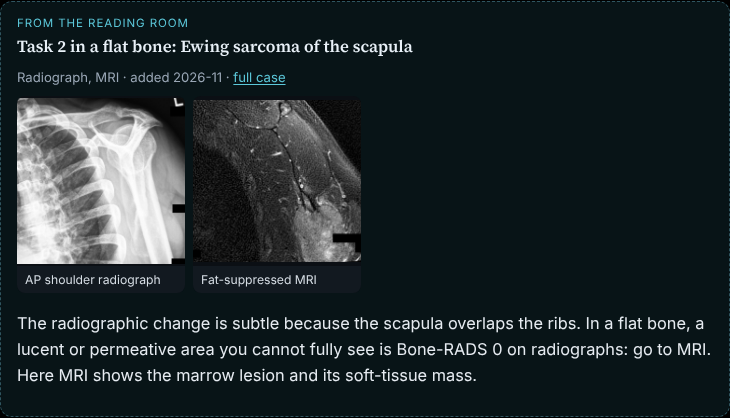
#> input picture shots/ch1-example.png, 730 x 418 px
$ python deid-image.py ../shots/ch1-example.png out.png
#> lines starting #> are read from the running program, lines starting #| are printed output that depends on the picture
#!/usr/bin/env python3
"""De-identify a teaching image's pixel data.

Usage: python3 scripts/deid-image.py IN.png OUT.png [--mask x0,y0,x1,y1[,ring]]... [--color]

Masks are in original pixel coordinates. A mask is filled black, or with the median of
the surrounding pixels when ",ring" is added. The image is then intensity-normalized
(grayscale), resampled to 95% (max 900 px), given faint noise so every pixel value changes,
and saved as a new PNG without metadata.
"""
import argparse
import numpy as np
from PIL import Image

ap = argparse.ArgumentParser()
ap.add_argument('src'); ap.add_argument('dst')
ap.add_argument('--mask', action='append', default=[])
ap.add_argument('--color', action='store_true')
a = ap.parse_args()
im = Image.open(a.src).convert('RGB' if a.color else 'L')
x = np.asarray(im).astype(np.float32)
for m in a.mask:
    p = m.split(','); x0, y0, x1, y1 = map(int, p[:4])
    if len(p) > 4 and p[4] == 'ring':
        ring = np.concatenate([x[max(y0-6, 0):y0, x0:x1].ravel(), x[y1:y1+6, x0:x1].ravel(),
                               x[y0:y1, max(x0-6, 0):x0].ravel(), x[y0:y1, x1:x1+6].ravel()])
        x[y0:y1, x0:x1] = np.median(ring)
    else:
        x[y0:y1, x0:x1] = 0
if not a.color:
    lo, hi = np.percentile(x, [0.2, 99.95]); x = np.clip((x - lo) / max(hi - lo, 1) * 255, 0, 255)
#> after `lo, hi = np.percentile(x, [0.2, 99.95])`: lo = 0; hi = 251
out = Image.fromarray(x.astype(np.uint8))
f = min(0.95, 900 / max(out.size))
#> f = 0.95
out = out.resize((round(out.width * f), round(out.height * f)), Image.LANCZOS)
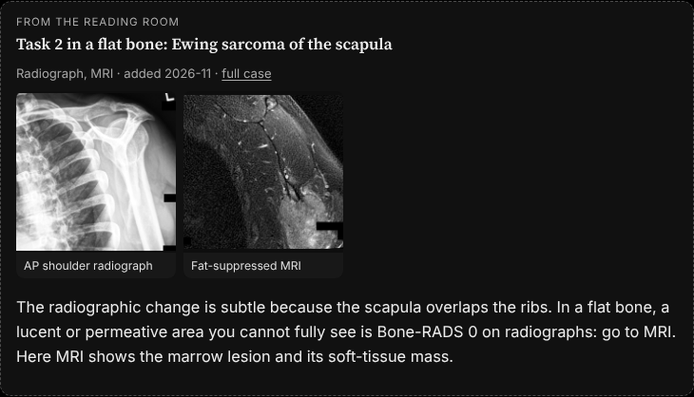
#> out: PIL image 694x397 L; min 0, max 255, mean 41.1
y = np.asarray(out).astype(np.float32) + np.random.default_rng().normal(0, 1.5, np.asarray(out).shape)
out = Image.fromarray(np.clip(y, 0, 255).astype(np.uint8), out.mode)
Image.frombytes(out.mode, out.size, out.tobytes()).save(a.dst, optimize=True)
print('wrote', a.dst, out.size)
#| wrote out.png (694, 397)

$ run again, on shots/ch1-lesion.png
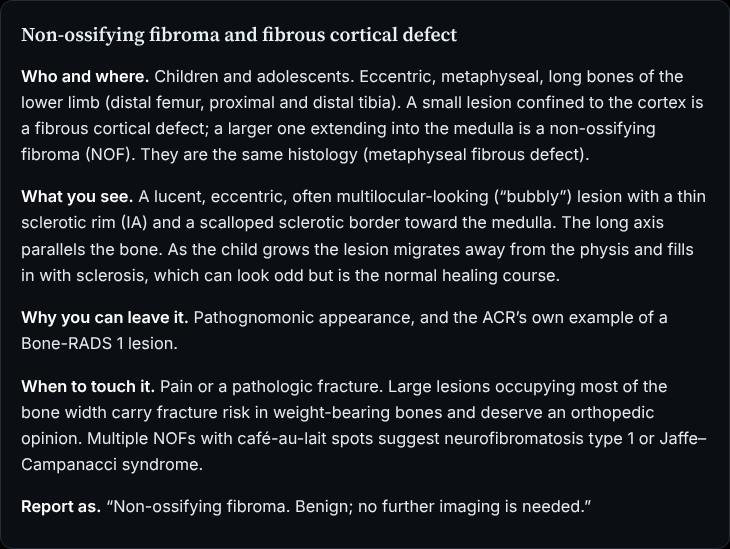
#> input picture shots/ch1-lesion.png, 730 x 549 px
#> lo = 14; hi = 255
#> `out = out.resize((round(out.width * f), round(out.height * f)), Image...`:
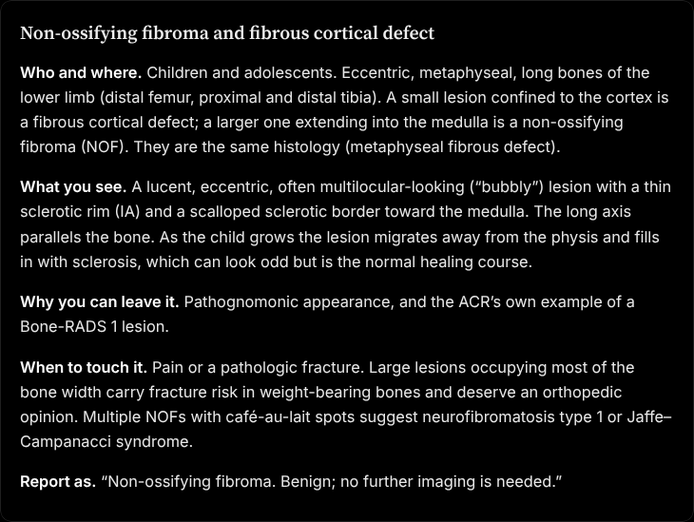
#> out: PIL image 694x522 L; min 0, max 255, mean 19.7
#| wrote out.png (694, 522)

$ run again, on shots/ch1-table.png
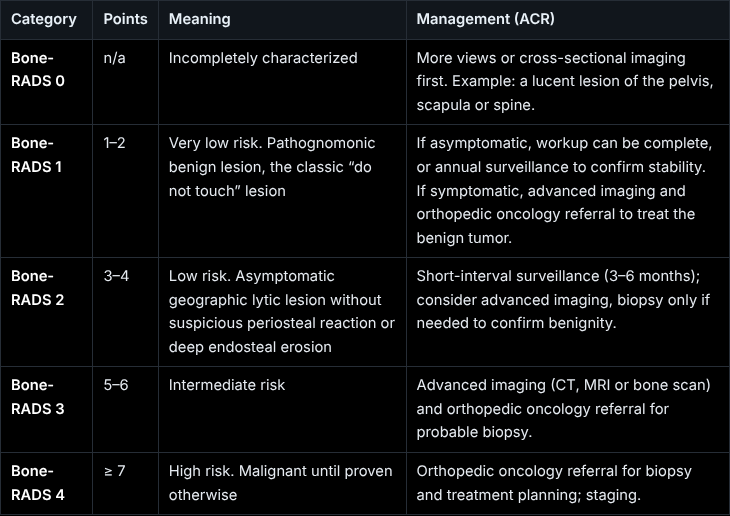
#> input picture shots/ch1-table.png, 730 x 516 px
#> lo = 0; hi = 255
#> `out = out.resize((round(out.width * f), round(out.height * f)), Image...`:
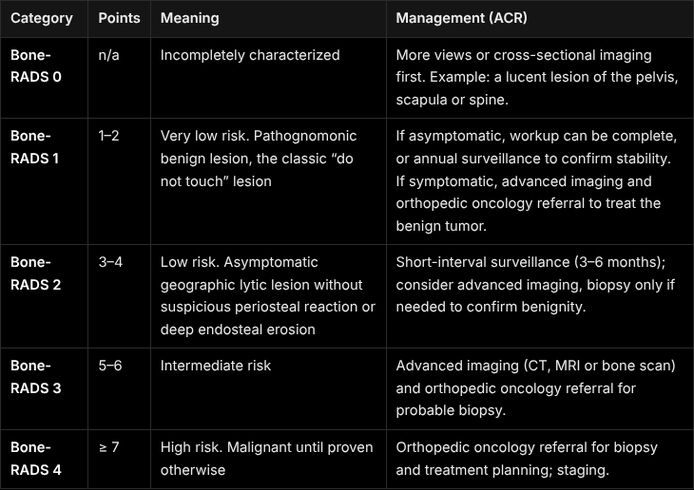
#> out: PIL image 694x490 L; min 0, max 255, mean 17
#| wrote out.png (694, 490)

$ run again, on shots/ch2-rr.png
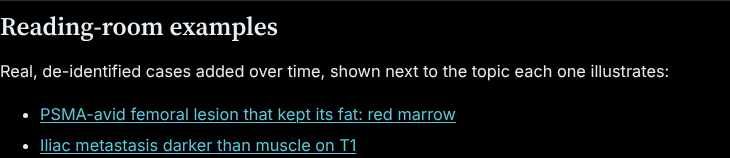
#> input picture shots/ch2-rr.png, 730 x 158 px
#> `im = Image.open(a.src).convert('RGB' if a.color else 'L')`:
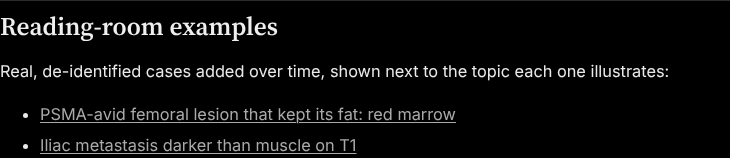
#> im: PIL image 730x158 L; min 0, max 239, mean 13.2
#> lo = 0; hi = 239
#> `out = out.resize((round(out.width * f), round(out.height * f)), Image...`:
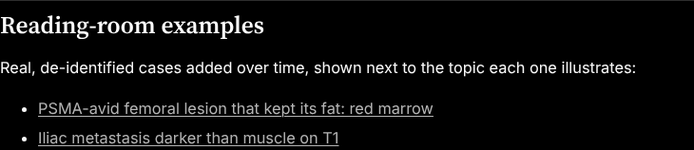
#> out: PIL image 694x150 L; min 0, max 255, mean 14.7
#| wrote out.png (694, 150)
